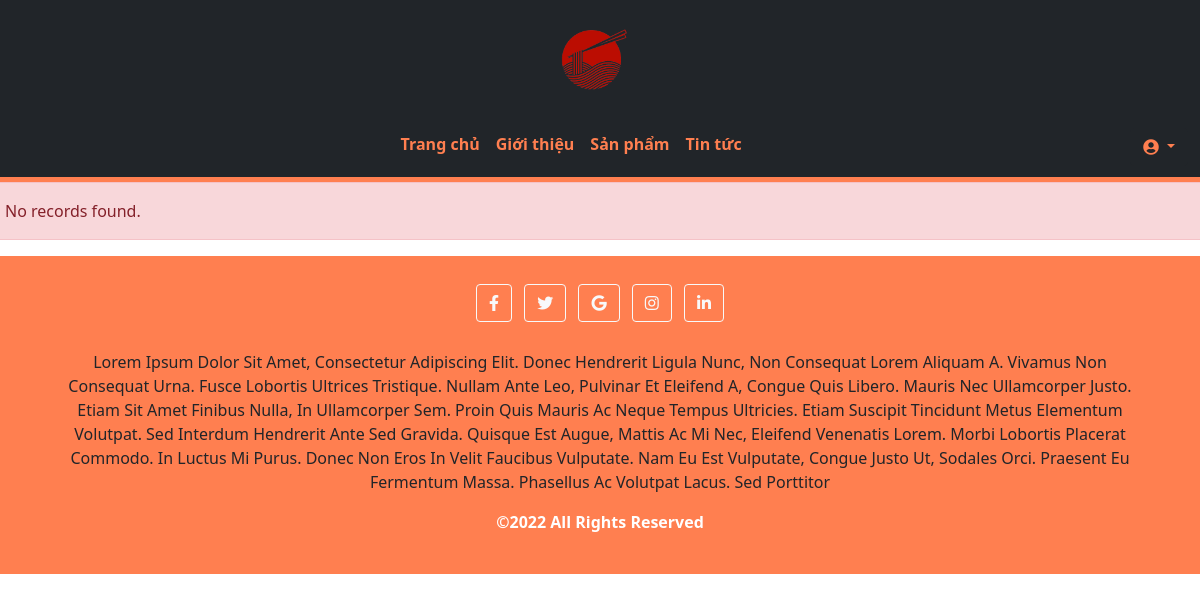
The app's page /newsList.php, older data.
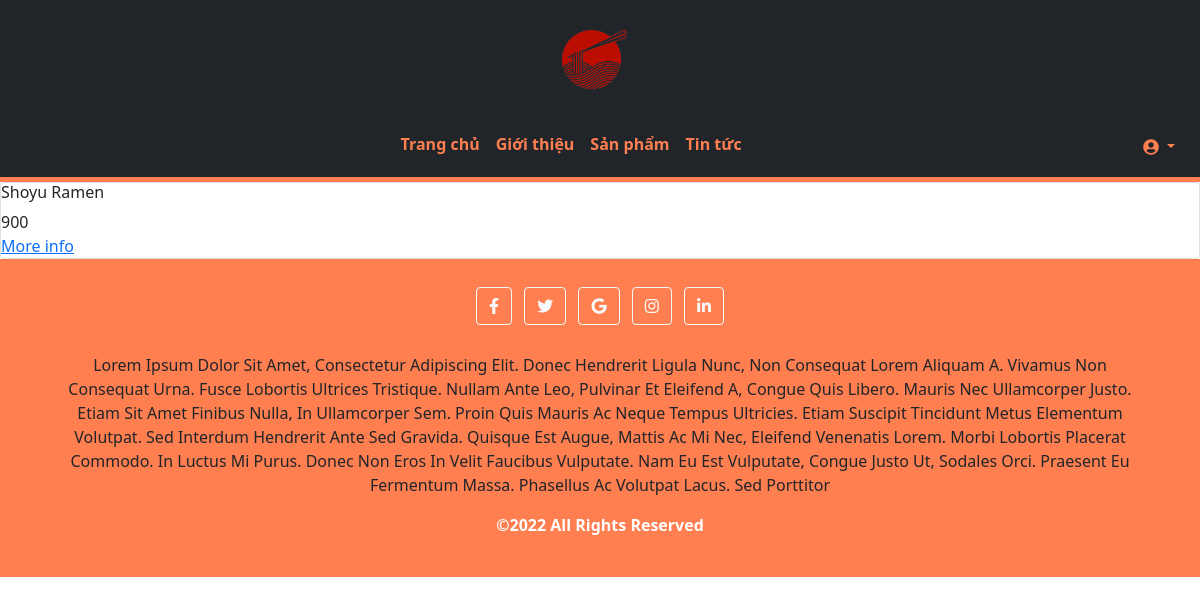
The same page, newer data.
### tables this page shows
CREATE TABLE `product` (
  `id` int(10) UNSIGNED NOT NULL,
  `name` varchar(100) NOT NULL,
  `description` text NOT NULL,
  `price` float UNSIGNED NOT NULL,
  `img_path` text NOT NULL,
  `status` tinyint(1) NOT NULL DEFAULT 1 COMMENT '0: unavailable, 1: available',
  `feature` tinyint(1) NOT NULL DEFAULT 1 COMMENT '0: not featured on news, 1: featured on news',
  `comment_board_id` text NOT NULL
);

### newsList.php (the view, shortened to what this page needs)
<?php
    require_once('config/config.php');
    $query = "SELECT id, name, price FROM product ORDER BY id";
    $res = mysqli_query($conn, $query);
    $food = mysqli_fetch_all($res, MYSQLI_ASSOC);
    $row_cnt = $res->num_rows;
?>
<!DOCTYPE html>
<html lang="en">
<head>
  <link href="https://cdnjs.cloudflare.com/ajax/libs/font-awesome/5.9.0/css/all.min.css" rel="stylesheet">
  <link href="https://cdn.jsdelivr.net/npm/bootstrap@5.1.3/dist/css/bootstrap.min.css" rel="stylesheet">
  <link rel="stylesheet" href="../styles/styles.css">
</head>
<body>
  <div>
    <?php $IPATH = $_SERVER["DOCUMENT_ROOT"]."/btl-web/";
    include($IPATH."navbar.php");?>
  </div>
  <div class="displayProd">
      <div class="row">
        <?php
          if($row_cnt == 0) {
            echo "<div class='alert alert-danger'>No records found.</div>";
          }
          foreach($food as $dish) {
        ?>
        <div class="col s-6 md-3">
            <div class="card z-depth-0">
              <div class="card-content center">
                <h6><?php echo htmlspecialchars($dish['name']); ?></h6>
                <div><?php echo htmlspecialchars($dish['price']); ?></div>
              </div>
              <div class="card-action right-align">
                    <a class="brand-text" href="#">More info</a>
              </div>
            </div>
        </div>
        <?php
          }
        ?>
      </div>
  </div>
  <div>
    <?php $IPATH = $_SERVER["DOCUMENT_ROOT"]."/btl-web/";
    include($IPATH."footer.php");?>
  </div>
</body>
</html>

Row changes from the older to the newer data that the page shows:
added product: name "Shoyu Ramen", price "900"
Text that changed along with them:
text no longer shown: "No records found."
